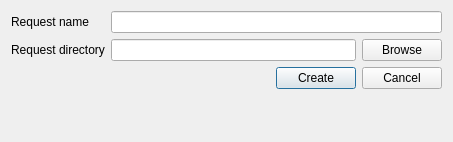
<?xml version="1.0" encoding="UTF-8"?>
<ui version="4.0">
 <class>Dialog</class>
 <widget class="QDialog" name="Dialog">
  <property name="geometry">
   <rect>
    <x>0</x>
    <y>0</y>
    <width>453</width>
    <height>142</height>
   </rect>
  </property>
  <property name="minimumSize">
   <size>
    <width>453</width>
    <height>0</height>
   </size>
  </property>
  <property name="windowTitle">
   <string>Create a new request</string>
  </property>
  <layout class="QGridLayout" name="gridLayout">
   <item row="0" column="0">
    <layout class="QFormLayout" name="formLayout">
     <property name="fieldGrowthPolicy">
      <enum>QFormLayout::AllNonFixedFieldsGrow</enum>
     </property>
     <item row="0" column="0">
      <widget class="QLabel" name="label">
       <property name="text">
        <string>Request name</string>
       </property>
      </widget>
     </item>
     <item row="0" column="1">
      <widget class="QLineEdit" name="requestNameLineEdit">
       <property name="toolTip">
        <string>Name of the request.</string>
       </property>
      </widget>
     </item>
     <item row="1" column="0">
      <widget class="QLabel" name="label_2">
       <property name="minimumSize">
        <size>
         <width>0</width>
         <height>0</height>
        </size>
       </property>
       <property name="text">
        <string>Request directory</string>
       </property>
      </widget>
     </item>
     <item row="1" column="1">
      <layout class="QHBoxLayout" name="horizontalLayout_3">
       <item>
        <widget class="QLineEdit" name="requestDirectoryLineEdit">
         <property name="enabled">
          <bool>true</bool>
         </property>
         <property name="toolTip">
          <string>The request will be saved to this directory.</string>
         </property>
        </widget>
       </item>
       <item>
        <widget class="QPushButton" name="browseFolderButton">
         <property name="enabled">
          <bool>true</bool>
         </property>
         <property name="toolTip">
          <string>Choose location where the request is saved to.</string>
         </property>
         <property name="text">
          <string>Browse</string>
         </property>
        </widget>
       </item>
      </layout>
     </item>
    </layout>
   </item>
   <item row="1" column="0">
    <layout class="QHBoxLayout" name="horizontalLayout">
     <item>
      <spacer name="horizontalSpacer">
       <property name="orientation">
        <enum>Qt::Horizontal</enum>
       </property>
       <property name="sizeHint" stdset="0">
        <size>
         <width>40</width>
         <height>20</height>
        </size>
       </property>
      </spacer>
     </item>
     <item>
      <widget class="QPushButton" name="pushOk">
       <property name="text">
        <string>Create</string>
       </property>
       <property name="default">
        <bool>true</bool>
       </property>
      </widget>
     </item>
     <item>
      <widget class="QPushButton" name="pushCancel">
       <property name="text">
        <string>Cancel</string>
       </property>
      </widget>
     </item>
    </layout>
   </item>
   <item row="2" column="0">
    <spacer name="verticalSpacer">
     <property name="orientation">
      <enum>Qt::Vertical</enum>
     </property>
     <property name="sizeHint" stdset="0">
      <size>
       <width>20</width>
       <height>40</height>
      </size>
     </property>
    </spacer>
   </item>
  </layout>
 </widget>
 <tabstops>
  <tabstop>requestDirectoryLineEdit</tabstop>
  <tabstop>browseFolderButton</tabstop>
  <tabstop>pushOk</tabstop>
  <tabstop>pushCancel</tabstop>
 </tabstops>
 <resources/>
 <connections/>
</ui>
